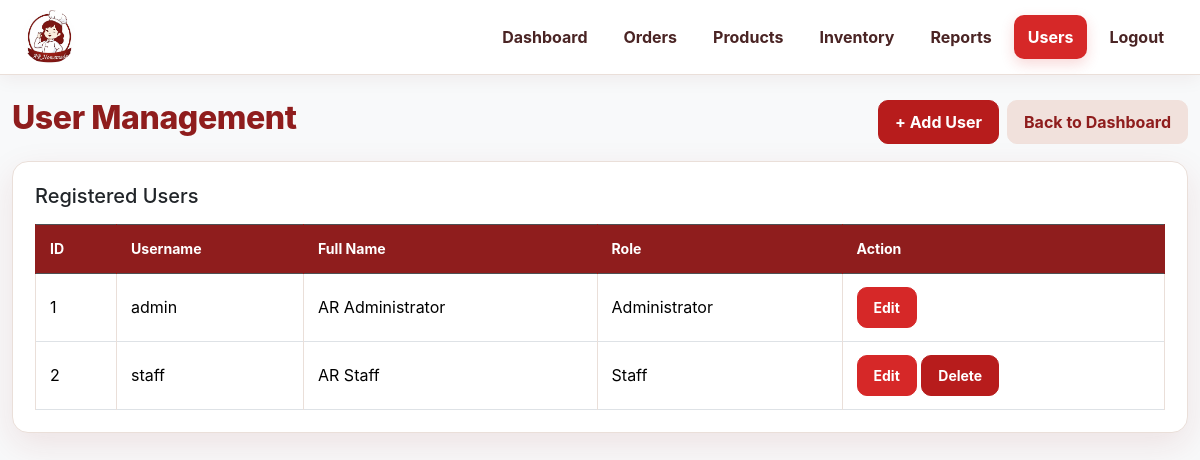
/users.php (signed in), run on the app's committed database.
### tables this page shows
CREATE TABLE `users` (
  `id` int(10) UNSIGNED NOT NULL,
  `username` varchar(100) NOT NULL,
  `password` varchar(255) NOT NULL,
  `fullname` varchar(150) NOT NULL,
  `role` enum('Administrator','Staff') NOT NULL DEFAULT 'Staff',
  `created_at` timestamp NOT NULL DEFAULT current_timestamp()
);

### users.php (the view, shortened to what this page needs)
<?php
require_once "db.php";
?>
<!DOCTYPE html>
<html lang="en">
<head>
    <link
        href="https://cdn.jsdelivr.net/npm/bootstrap@5.3.3/dist/css/bootstrap.min.css"
        rel="stylesheet"
    >
    <link rel="stylesheet" href="style.css">
</head>
<body class="bg-light">
<div class="topbar">
    <div class="navbar-inner">
        <a href="index.php" class="logo"><img src="images/ar_logo.png" alt="AR Homemade"></a>
        <div class="nav-links">
            <a href="index.php">Dashboard</a>
            <a href="orders.php">Orders</a>
            <a href="products.php">Products</a>
            <a href="inventory.php">Inventory</a>
            <a href="reports.php">Reports</a>
            <a href="users.php" class="active">Users</a>
            <a href="logout.php">Logout</a>
        </div>
    </div>
</div>
<div class="container mt-4">
    <div class="d-flex justify-content-between align-items-center mb-3">
        <h2>User Management</h2>
        <div class="d-flex gap-2 flex-wrap">
            <a href="add_user.php" class="btn btn-danger">+ Add User</a>
            <a href="index.php" class="btn btn-secondary">Back to Dashboard</a>
        </div>
    </div>
    <div class="card shadow-sm">
        <div class="card-body">
            <h5 class="card-title mb-3">
                Registered Users
            </h5>
            <div class="table-responsive">
                <table class="table table-bordered table-hover">
                    <thead class="table-dark">
                        <tr>
                            <th>ID</th>
                            <th>Username</th>
                            <th>Full Name</th>
                            <th>Role</th>
                            <th>Action</th>
                        </tr>
                    </thead>
                    <tbody>
                        <?php
                        $result = $conn->query(
                            "SELECT id, username, fullname, role
                             FROM users
                             ORDER BY id ASC"
                        );
                        while ($row = $result->fetch_assoc()):
                        ?>
                            <tr>
                                <td>
                                    <?php echo $row['id']; ?>
                                </td>
                                <td>
                                    <?php echo htmlspecialchars($row['username']); ?>
                                </td>
                                <td>
                                    <?php echo htmlspecialchars($row['fullname']); ?>
                                </td>
                                <td>
                                    <?php echo htmlspecialchars($row['role']); ?>
                                </td>
                               <td>
                                  <a
                                  href="edit_user.php?id=<?php echo $row['id']; ?>"
                                  class="btn btn-sm btn-primary"
                                    >
                                         Edit
                                 </a>
    <?php if ($row['id'] != $_SESSION['user_id']): ?>
        <a
            href="delete_user.php?id=<?php echo $row['id']; ?>"
            class="btn btn-sm btn-danger"
            onclick="return confirm('Are you sure you want to delete this user?');"
        >
            Delete
        </a>
    <?php endif; ?>
</td>
                            </tr>
                        <?php endwhile; ?>
                    </tbody>
                </table>
            </div>
        </div>
    </div>
</div>
</body>
</html>

### style.css (style rules this page uses)
:root { --primary: #d62828; --primary-dark: #8f1d1d; --accent: #b71c1c; --cream: #faf7f4; --surface: #ffffff; --text: #2b1b18; --muted: #777777; --border: #eadfd9; --success: #2f7d5a; --danger: #b71c1c; --shadow: 0 12px 35px rgba(143, 29, 29, 0.10); --radius: 16px; }
* { box-sizing: border-box; }
body { background: var(--cream) !important; color: var(--text); font-family: Inter, "Segoe UI", Arial, sans-serif !important; }
.topbar { background: rgba(255, 255, 255, 0.94) !important; border-bottom: 1px solid var(--border) !important; box-shadow: 0 4px 18px rgba(80, 20, 20, 0.06); backdrop-filter: blur(14px); }
.navbar-inner { max-width: 1240px !important; min-height: 72px; padding: 10px 22px !important; }
.logo { display: flex !important; align-items: center; line-height: 0; }
.logo img { width: auto !important; height: 54px !important; max-width: 180px !important; object-fit: contain !important; border: 0 !important; border-radius: 50%; display: block; }
.nav-links { gap: 8px !important; flex-wrap: wrap; }
.nav-links a { color: #4a2424 !important; padding: 10px 14px !important; border-radius: 10px !important; font-weight: 700 !important; text-decoration: none !important; transition: all .2s ease; }
.nav-links a.active, .nav-links a.active-nav { background: var(--primary) !important; color: #fff !important; box-shadow: 0 5px 14px rgba(214, 40, 40, .18); }
.container { max-width: 1240px; }
.card { border: 1px solid var(--border) !important; border-radius: var(--radius) !important; box-shadow: var(--shadow) !important; overflow: hidden; }
.card-body { padding: 22px !important; }
.page-header h1, .container h1, .container h2 { color: var(--primary-dark); font-weight: 800; letter-spacing: -.4px; }
.btn { border-radius: 10px !important; font-weight: 700 !important; padding: 9px 16px !important; transition: all .2s ease; }
.btn-primary, .btn-success { background: var(--primary) !important; border-color: var(--primary) !important; }
.btn-secondary { background: #f1e1dc !important; border-color: #f1e1dc !important; color: var(--primary-dark) !important; }
.btn-danger { background: var(--danger) !important; border-color: var(--danger) !important; }
.table { margin-bottom: 0; vertical-align: middle; }
.table thead th { background: var(--primary-dark) !important; color: #fff !important; border-color: var(--primary-dark) !important; font-size: .88rem; white-space: nowrap; }
.table td, .table th { padding: 13px 14px; border-color: var(--border); }

### users.php (style rules this page uses)
.topbar { background: white; border-bottom: 1px solid #e5e5e5; position: sticky; top: 0; z-index: 1000; }
.navbar-inner { max-width: 1200px; margin: auto; padding: 15px 20px; display: flex; align-items: center; justify-content: space-between; }
.logo { font-size: 25px; font-weight: 800; color: #d62828; text-decoration: none; }
.nav-links { display: flex; align-items: center; gap: 25px; }
.nav-links a { text-decoration: none; color: #333; font-weight: 600; }
.nav-links a.active { background: #d62828; color: white !important; padding: 9px 18px; border-radius: 25px; }

### data on the page
users: id "1", username "admin", fullname "AR Administrator", role "Administrator"
users: id "2", username "staff", fullname "AR Staff", role "Staff"
